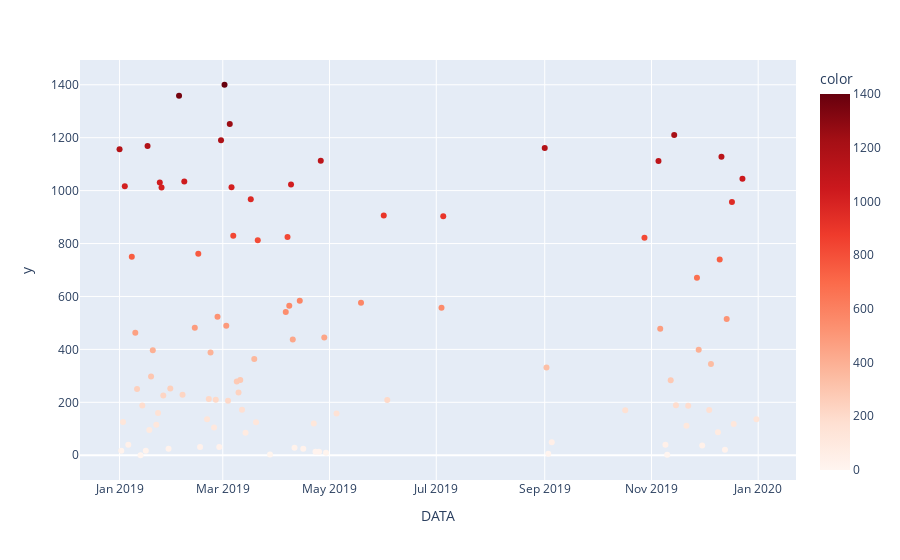

Notebook code for this chart:
### Code cell
import plotly.express as px

series = group_by_day_floods_min(floods)

def generate_scatter(series)
    fig = px.scatter(
        series,
        x = series.index,
        y = series.values,
        color = series.values,
        color_continuous_scale="reds",
    )
    return fig
